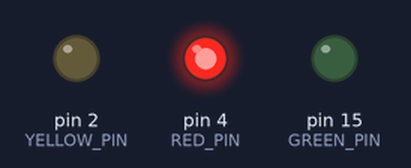
A sketch run on a simulated Arduino Uno, built with avr-gcc and run on an emulated ATmega328P. Parts: output pins drawn as LEDs (lit = HIGH).

Above: at 2.5 s.
At 5.5 s:
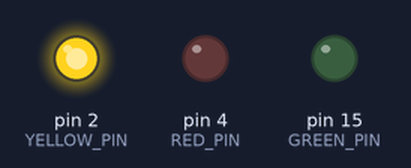
At 7.5 s:
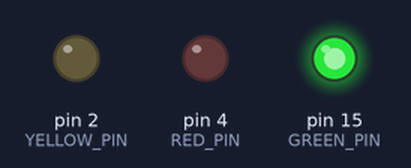
Timing chart, 0 to 11.7 s (numbered marks = the images above):
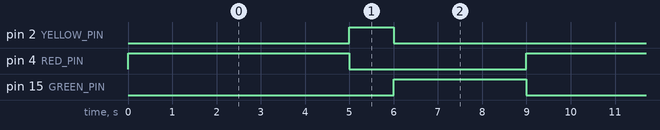

The sketch:

03_RGLed.ino
```cpp
const int RED_PIN = 4;
const int YELLOW_PIN = 2;
const int GREEN_PIN = 15;

void allOff() {
  digitalWrite(RED_PIN, LOW);
  digitalWrite(YELLOW_PIN, LOW);
  digitalWrite(GREEN_PIN, LOW);
}

void setup() {
  pinMode(RED_PIN, OUTPUT);
  pinMode(YELLOW_PIN, OUTPUT);
  pinMode(GREEN_PIN, OUTPUT);
  allOff();
}

void loop() {
  allOff();
  digitalWrite(RED_PIN, HIGH);
  delay(5000);

  allOff();
  digitalWrite(YELLOW_PIN, HIGH);
  delay(1000);

  allOff();
  digitalWrite(GREEN_PIN, HIGH);
  delay(3000);
}
```

Measured:
- by itself, pin 2 (YELLOW_PIN): alternates HIGH for 1.0 s and LOW for 8.0 s
- by itself, pin 4 (RED_PIN): alternates HIGH for 5.0 s and LOW for 4.0 s
- by itself, pin 15 (GREEN_PIN): alternates HIGH for 3.0 s and LOW for 6.0 s
